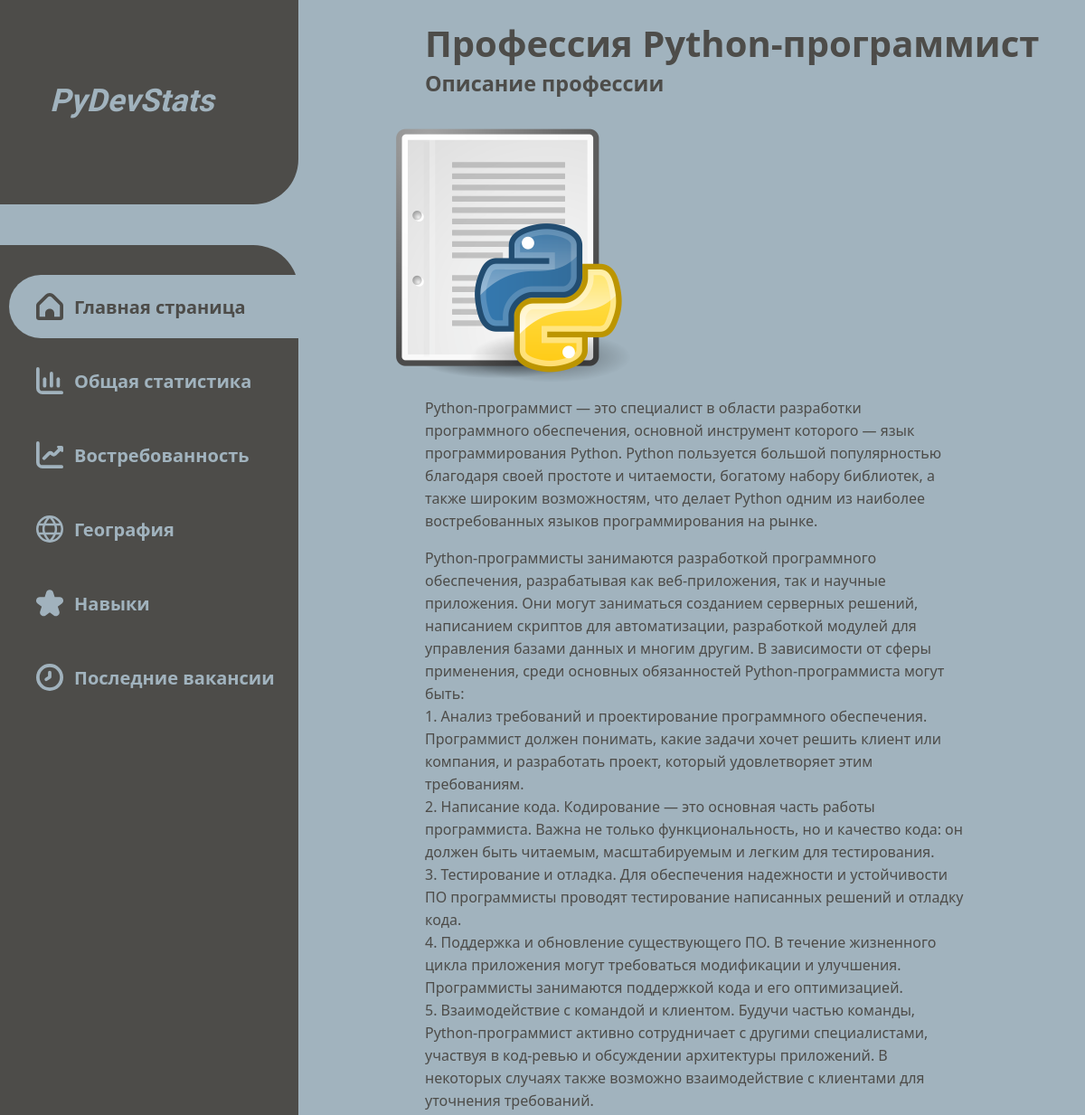
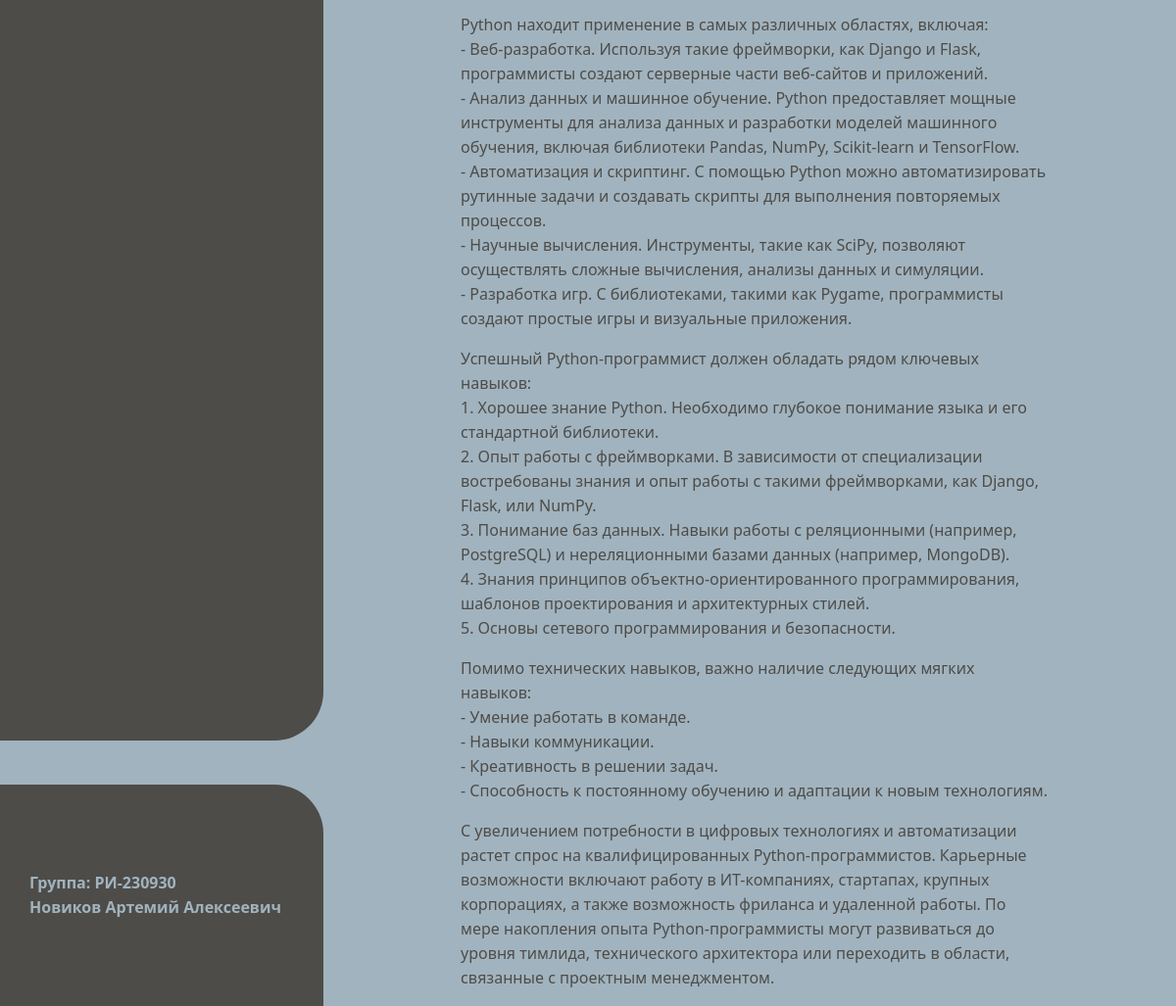
The page / on the database its author committed (2 pictures, top to bottom).
### main_app/models.py (models this page shows, shortened)
class VacancyDescription(models.Model):
    vacancy_name = models.CharField(max_length=100, verbose_name='Название')
    description = models.TextField(verbose_name='Описание')
    image = models.ImageField(upload_to='media/', null=True, blank=False, verbose_name='Изображение')
    created_at = models.DateTimeField(auto_now_add=True, verbose_name='Дата создания')
    updated_at = models.DateTimeField(auto_now=True, verbose_name='Дата обновления')
    class Meta:
        verbose_name = "Профессия"
        verbose_name_plural = "Профессии"

### main_app/views.py (the view)
# urls.py: path('', views.index, name='index'),
def index(request):
    content = VacancyDescription.objects.first()
    return render(request, 'index.html', {'content': content})

### templates/index.html (shortened to what this page needs)
{% extends "template.html" %}
{% block content %}
    <main class="scrollable-content">
        <h1>Профессия <span>{{ content.vacancy_name }}</span></h1>
        <h3>Описание профессии</h3>
        <section>
            <img src="{{ content.image.url }}" width="300" height="300" alt="Изображение '{{ content.vacancy_name }}'">
            <div class="description-wrapper">
                <p>{{ content.description|linebreaks }}</p>
            </div>
        </section>
    </main>
{% endblock %}

### templates/template.html (shortened to what this page needs)
{% load static %}
<!doctype html>
<html lang="en">
<head>
    <link rel="stylesheet" href="{% static "css/style.css" %}">
</head>
<body>
    <header class="main-header">
        <a href="{% url "index" %}">
            <span>PyDevStats</span>
        </a>
    </header>
    <aside class="main-menu">
        <ul class="main-menu__items">
            <li class="main-menu__item">
                <a class="main-menu__link {% if request.resolver_match.url_name == 'index' %}active{% endif %}" href="{% url "index" %}">
                    <img src="{% static "img/icons/icon-home.svg" %}" alt="icon-home" width="30" height="30">
                    <span>Главная страница</span>
                </a>
            </li>
            <li class="main-menu__item">
                <a class="main-menu__link {% if request.resolver_match.url_name == 'general-statistics' %}active{% endif %}" href="{% url "general-statistics" %}">
                    <img src="{% static "img/icons/icon-stats.svg" %}" alt="icon-stats" width="30" height="30">
                    <span>Общая статистика</span>
                </a>
            </li>
            <li class="main-menu__item">
                <a class="main-menu__link {% if request.resolver_match.url_name == 'demand' %}active{% endif %}" href="{% url "demand" %}">
                    <img src="{% static "img/icons/icon-demand.svg" %}" alt="icon-" width="30" height="30">
                    <span>Востребованность</span>
                </a>
            </li>
            <li class="main-menu__item">
                <a class="main-menu__link {% if request.resolver_match.url_name == 'geography' %}active{% endif %}" href="{% url "geography" %}">
                    <img src="{% static "img/icons/icon-globe.svg" %}" alt="icon-" width="30" height="30">
                    <span>География</span>
                </a>
            </li>
            <li class="main-menu__item">
                <a class="main-menu__link {% if request.resolver_match.url_name == 'skills' %}active{% endif %}" href="{% url "skills" %}">
                    <img src="{% static "img/icons/icon-skills.svg" %}" alt="icon-" width="30" height="30">
                    <span>Навыки</span>
                </a>
            </li>
            <li class="main-menu__item">
                <a class="main-menu__link {% if request.resolver_match.url_name == 'latest-vacancies' %}active{% endif %}" href="{% url "latest-vacancies" %}">
                    <img src="{% static "img/icons/icon-clock.svg" %}" alt="icon-" width="30" height="30">
                    <span>Последние вакансии</span>
                </a>
            </li>
        </ul>
    </aside>
    {% block content %}{% endblock %}
    <footer class="main-footer">
        <div class="main-footer__container">
            <span>Группа: РИ-230930</span>
        </div>
        <div class="main-footer__container">
            <span>Новиков Артемий Алексеевич</span>
        </div>
    </footer>
</body>
</html>

### static/css/style.css (style rules this page uses)
body { margin: 0; padding: 0; height: 100%; font-family: "Segoe UI", system-ui, sans-serif; font-weight: 400; line-height: 15px; font-size: 20px; color: #4D4C49; background-color: #a1b3be; }
h1 { margin-left: 70px; margin-top: 5%; margin-bottom: 30px; }
h3 { margin-left: 70px; }
a { text-decoration: none; }
ul { list-style-type: none; margin: 0; padding: 0; }
.scrollable-content { height: 100%; overflow-y: scroll; scrollbar-width: thin; scrollbar-color: #4D4C49 #a1b3be; }
header { display: flex; align-items: center; gap: 10px; position: fixed; top: 0; left: 0; height: 10%; width: 330px; border-radius: 0 0 50px 0; background-color: #4D4C49; }
header a { margin-left: 55px; }
header span { font-family: "Work Sans", serif; font-optical-sizing: auto; font-weight: 700; font-style: oblique; font-size: 35px; display: inline-block; color: #a1b3be; }
aside { position: fixed; top: 12%; left: 0; height: 76%; width: 330px; border-radius: 0 50px 50px 0; background-color: #4D4C49; }
.main-menu__items { margin-top: 33px; }
.main-menu__item { margin: 0 0 12px 10px; transition: background-color 0.3s ease, color 0.3s ease; border-radius: 50px 0 0 50px; }
.main-menu__link { display: flex; align-items: center; gap: 12px; width: 280px; height: 100%; padding: 20px 10px 20px 30px; }
.main-menu__link.active { background-color: #a1b3be; border-radius: 50px 0 0 50px; }
.main-menu__link.active img { filter: invert(30%) sepia(8%) saturate(196%) hue-rotate(7deg) brightness(92%) contrast(92%); }
.main-menu__link.active span { color: #4D4C49; }
.main-menu__link img { filter: invert(76%) sepia(3%) saturate(1448%) hue-rotate(159deg) brightness(96%) contrast(80%); }
.main-menu__link span { color: #a1b3be; font-weight: 700; }
main { margin: 0 0 0 400px; position: fixed; }
footer { position: fixed; top: 90%; left: 0; height: 10%; width: 330px; border-radius: 0 50px 0 0; background-color: #4D4C49; color: #a1b3be; display: flex; flex-direction: column; justify-content: center; align-items: start; }
.main-footer__container { font-size: 16px; font-weight: 700; margin: 5px 0 5px 30px; }
.description-wrapper p { font-size: 16px; margin-left: 70px; width: 75%; height: 50%; line-height: 25px; }

### rows shown on the page
VacancyDescription: vacancy_name "Python-программист", image (picture), description "Python-программист — это специалист в области разработки программного обеспечения, основной инструмент которого — язык программирования Python. Python пользуется большой популярностью благодаря своей простоте и читаемости, богатому набору библиотек, а также широким возможностям, что делает Python одним из наиболее востребованных языков программирования на рынке. Python-программисты занимаются разработкой программного обеспечения, разрабатывая как веб-приложения, так и научные приложения. Они могут заниматься созданием серверных решений, написанием скриптов для автоматизации, разработкой модулей для управления базами данных и многим другим. В зависимости от сферы применения, среди основных…"
